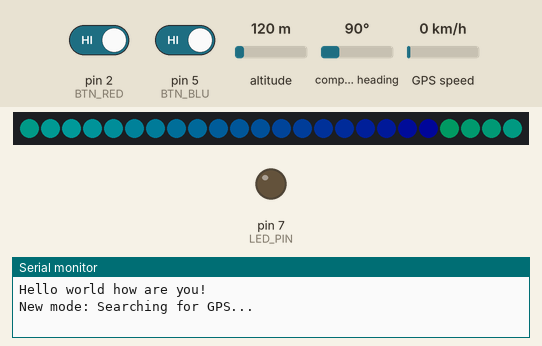
The program below on a simulated Arduino Nano, built with avr-gcc and run on an emulated ATmega328P. Parts: 24 RGB LEDs in strip order, left to right, output pins drawn as LEDs (lit = HIGH), the last lines printed to the serial monitor. The test bench sets the inputs (shaded band); at power-on: pin 2 (BTN_RED) HIGH, pin 5 (BTN_BLU) HIGH, altitude 120 m, compass heading 90°, GPS speed 0 km/h. Dim RGB values are drawn brighter than linear; the GPS gets a fix after 3 s at 37.7749, -122.4194 with 8 satellites.

Above: at 2.66 s.
2.7 s: pin 2 (BTN_RED) driven LOW and pin 5 (BTN_BLU) driven LOW
At 3.06 s:
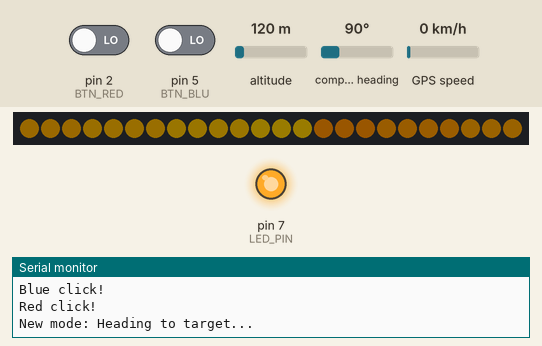
4.4 s: pin 2 (BTN_RED) driven HIGH
5.9 s: pin 2 (BTN_RED) driven LOW
At 8.5 s:
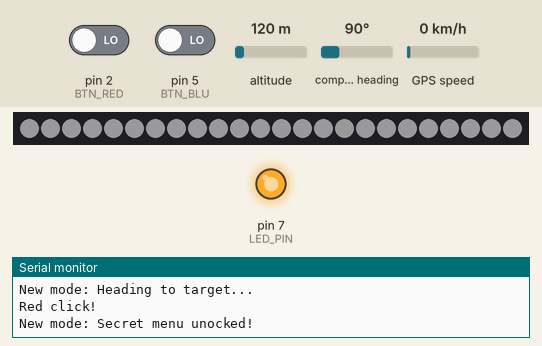
9.4 s: pin 2 (BTN_RED) driven HIGH and pin 5 (BTN_BLU) driven HIGH
At 11.1 s:
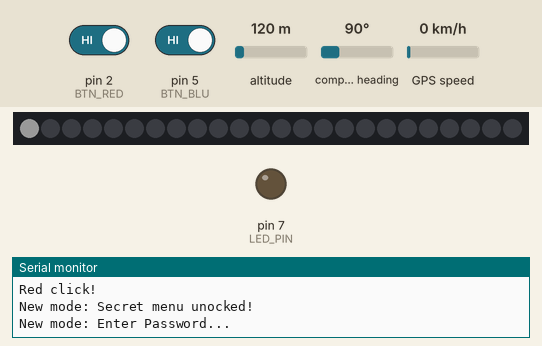
Timing chart, 0 to 12.6 s (numbered marks = the images above; inputs shaded):
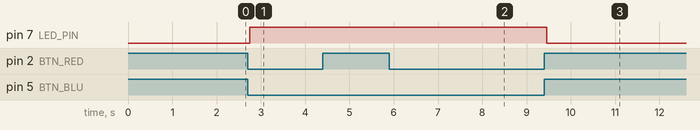

Measured:
- after the input at 2.7 s, pin 7 (LED_PIN): LOW → HIGH after 0.05 s
- after the input at 5.9 s, the LEDs: first differ from a run without the input after 2.1 s (image 2)
- after the input at 9.4 s, pin 7 (LED_PIN): HIGH → LOW after 0.05 s; the LEDs: first change after 0.06 s (image 3 shows a later state)

The program:

main.cpp
```cpp
// main.cpp
#include <Arduino.h>
#include <Wire.h>
#include <LSM303.h>
#include <TinyGPSPlus.h>
#include <Adafruit_NeoPixel.h>
#include <SoftwareSerial.h>
#ifdef __AVR__
  #include <avr/power.h>
#endif

// pin definitions
#define BTN_RED 2
#define BTN_BLU 5
#define GPS_RX 4
#define GPS_TX 3
#define LOW_BAT 22;
const int LED_PIN=7;

// constants
#define BAUD_RATE 9600
#define MAX_DISTANCE 600        // in meters (fix me)
#define PASSWORD_DELAY 2000
#define PASSWORD_TIMER ((uint32_t)12000)


// breakout files & handlers
#include "Button.h"
#include "CompassHandler.h"
#include "NeoPixelManager.h"
#include "GPS_Coordinates.h"
#include "GPS_Handler.h"
#include "constants.h"

// sensors & devices
Button redButton(BTN_RED);
Button blueButton(BTN_BLU);
CompassHandler compass;
NeoPixelManager pixels;
GPSHandler gps(GPS_RX, GPS_TX);

// modes
#define MODE_SEARCHING_FOR_GPS 0
#define MODE_HAS_VALID_GPS 1
#define MODE_ENTER_PASSWORD 2
#define MODE_SECRET_MENU 3

#define PASS_CHAR_SIZE 3
#define NULL_VAL 255

uint8_t mode = NULL_VAL; // impossible value, no mode entered
uint8_t prevMode=0;
uint8_t target=NULL_VAL; // impossible value, no target entered
long lastRedPress=0;
long lastBluePress=0;
uint32_t userPass[NUMPIXELS] = {0};
bool userPassBools[NUMPIXELS/3]={false};
uint8_t userPassIndex=0;
uint8_t userPassTimer=0;

void navigateToNorth() {
  if (pixels.isPlaying()) return;
  float north = compass.getNorth();
  int distance = 25;
  pixels.drawLine(RED, north, distance);
}

unsigned long lastPrintTime = 0;  // Variable to keep track of last print time

void navigateToTarget(int seconds=0) {
  if (pixels.isPlaying()) return;

  unsigned long currentTime = millis();
  float north = compass.getNorth();
  float heading = gps.getDirection(locations[target]);
  double distanceBetween = gps.getDistance(locations[target]);
  int distancePercent = constrain(map(static_cast<int>(distanceBetween), 0, MAX_DISTANCE, 100, 0), 0, 100);

  float course = north + heading;
  if (course < 0) course += 360.0;

  // Check if a second has passed
  if (currentTime - lastPrintTime >= 1000) {
    Serial.print("Course: "); Serial.print(course); Serial.print(" | ");
    Serial.print("North: "); Serial.print(north); Serial.print(" | ");
    Serial.print("Heading: "); Serial.println(heading);

    lastPrintTime = currentTime;  // Update last print time
  }

  pixels.drawLine(locations[target].color, course, distancePercent);
}

void updateMode(int newMode) {
  String modeName;
  prevMode=mode;
  mode=newMode;
  switch (mode) {
    case MODE_ENTER_PASSWORD: {
      modeName="Enter Password...";
      pixels.startTimer(PASSWORD_TIMER);
      break;
    }
    case MODE_SEARCHING_FOR_GPS: {
      modeName="Searching for GPS...";

      break;
    }
    case MODE_HAS_VALID_GPS: {
      modeName="Heading to target...";
      pixels.interrupt(ANIM_RAINBOW);
      break;
    }
    case MODE_SECRET_MENU: {
      modeName="Secret menu unocked!";
      pixels.interrupt();
      pixels.fill(WHITE);
    }
    default: break;
  }
  Serial.print("New mode: ");
  Serial.println(modeName);

}

void checkPassword() {
  bool matchFound=false;
  // For each GPS_Coordinate in locations, checkPassword with userPassBools
  for (int i = 0; i < MAX_TARGETS; ++i) {
      if (locations[i].checkPassword(userPassBools)) {
          target = i;  // Update target to the index of the matching coordinate
          pixels.start(ANIM_WIPE, locations[target].color);
          matchFound=true;
          break;  // Exit the loop once a match is found
      }
  }

  if (!matchFound) pixels.start(ANIM_WIPE, BLACK);
  for (int i = 0; i < NUMPIXELS; ++i) {
    userPass[i] = 0x000000;  // Set each element to black
  }
  userPassIndex=0;
  userPassTimer=0;
  updateMode(gps.isValid() ? MODE_HAS_VALID_GPS : MODE_SEARCHING_FOR_GPS);
}

void inputPassword(uint32_t col) {
  uint8_t first = PASS_CHAR_SIZE*userPassIndex;
  for (uint8_t i=first+1;i<first+3;i++) { // skip the last pixel
    userPass[i]=col;

  }
  userPassBools[userPassIndex]=col==RED?R:B;
  userPassIndex++;
  if (userPassIndex*PASS_CHAR_SIZE>NUMPIXELS-1) checkPassword();
}
// Define callback functions
void onRedButtonClick() {

    if (blueButton.isClicked()) digitalWrite(LED_PIN, HIGH);
        Serial.println("Red click!");
    switch (mode) {
      case MODE_ENTER_PASSWORD: {
        inputPassword(RED);
        break;
      }
      case MODE_SEARCHING_FOR_GPS: {
        break;
      }
      case MODE_HAS_VALID_GPS: {
        break;
      }
      default: break;
    }
}

void onBlueButtonClick() {
    if (redButton.isClicked()) digitalWrite(LED_PIN, HIGH);
    Serial.println("Blue click!");
    switch (mode) {
      case MODE_ENTER_PASSWORD: {
        inputPassword(BLUE);
        break;
      }
      case MODE_SEARCHING_FOR_GPS:
      case MODE_HAS_VALID_GPS: {
        break;
      }
      default: break;
    }
}

void onRedButtonRelease(unsigned long pressDuration) {
  lastRedPress=pressDuration;
  if (!blueButton.isClicked()) {
    digitalWrite(LED_PIN, LOW);
    if (mode==MODE_SECRET_MENU) updateMode(MODE_ENTER_PASSWORD);
  }

}

void onBlueButtonRelease(unsigned long pressDuration) {
  lastBluePress=pressDuration;
  if (!redButton.isClicked()) {
    digitalWrite(LED_PIN, LOW);
    if (mode==MODE_SECRET_MENU) updateMode(MODE_ENTER_PASSWORD);
  }
}

void setup(void) {
  pinMode(LED_PIN, OUTPUT);
  Serial.begin(BAUD_RATE);
  Serial.println("Hello world how are you!");
  redButton.begin();
    redButton.onClick(onRedButtonClick);
    redButton.onRelease(onRedButtonRelease);
  blueButton.begin();
    blueButton.onClick(onBlueButtonClick);
    blueButton.onRelease(onBlueButtonRelease);
  compass.begin();
  pixels.begin();
  gps.begin();
  updateMode(MODE_SEARCHING_FOR_GPS);
}


void loop(void) {
  gps.update();
  //gps.debug();
  blueButton.update();
  redButton.update();
  pixels.update();

  // if buttons are pressed for more than 2 seconds together enter password mode.
  if (mode!=MODE_SECRET_MENU && redButton.getPressDuration() > PASSWORD_DELAY && blueButton.getPressDuration() > PASSWORD_DELAY) {
    updateMode(MODE_SECRET_MENU);
  }
  switch (mode) {
    case MODE_SEARCHING_FOR_GPS:  // if GPS is found, go to valid gps mode.
      if (gps.isValid()) {
          updateMode(MODE_HAS_VALID_GPS);
      } else {
        if (!pixels.isPlaying()) pixels.start(ANIM_RAINBOW, BLACK, 2); // night mode
      }
      break;
    case MODE_HAS_VALID_GPS: // navigate while in GPS mode, or go to searching mode if GPS lost
      if (gps.isValid()) {
        if (target==NULL_VAL && !pixels.isPlaying()) {
          pixels.start(ANIM_RAINBOW, BLACK, 1);  // day mode
        } else {
          if (!pixels.isPlaying()) navigateToTarget();
        }
      } else {
        updateMode(MODE_SEARCHING_FOR_GPS);
      }
      break;
    case MODE_ENTER_PASSWORD: { // show entered password and timer
        pixels.setStrip(userPass);
        if (!pixels.isPlaying()) updateMode(gps.isValid() ? MODE_HAS_VALID_GPS : MODE_SEARCHING_FOR_GPS);
      };
      break;
    default:
      break;
    }
  }
```

Button.cpp
```cpp
#include "Button.h"

Button::Button(int pin) : pin(pin) {}

void Button::begin() {
    pinMode(pin, INPUT_PULLUP);
}

void Button::update() {
    handleButtonPress();
}

bool Button::isClicked() {
    return buttonState; // Active-low button: return true when pressed
}

unsigned long Button::getPressDuration() {
    if (buttonState) {
        return millis() - pressStartTime; // If button is still pressed, calculate duration
    } else {
        return 0; // If button is released, return 0
    }
}

void Button::onClick(void (*callback)()) {
    clickCallback = callback;
}

void Button::onRelease(void (*callback)(unsigned long)) {
    releaseCallback = callback;
}

void Button::handleButtonPress() {
    bool reading = digitalRead(pin) == LOW; // Assuming button is active-low

    if (reading != lastButtonState) {
        lastDebounceTime = millis();
    }

    if ((millis() - lastDebounceTime) > debounceDelay) {
        if (reading != buttonState) {
            buttonState = reading;

            if (buttonState == HIGH) { // Button just pressed down
                pressStartTime = millis(); // Record the time when button is pressed
                if (clickCallback != nullptr) {
                    clickCallback(); // Call the click callback when button is pressed down
                }
            } else if (buttonState == LOW) { // Button just released
                pressDuration = millis() - pressStartTime; // Calculate and store the duration
                if (releaseCallback != nullptr) {
                    releaseCallback(pressDuration); // Call the release callback with the press duration
                }
            }
        }
    }

    lastButtonState = reading;
}
```

Button.h
```cpp
#ifndef BUTTON_H
#define BUTTON_H

#include <Arduino.h>

class Button {
public:
    Button(int pin);

    void begin();
    void update();
    bool isClicked();
    unsigned long getPressDuration(); // Get the duration the button was pressed

    // Callback functions
    void onClick(void (*callback)());
    void onRelease(void (*callback)(unsigned long pressDuration)); // Callback when button is released

private:
    int pin;
    unsigned long lastDebounceTime = 0;
    const unsigned long debounceDelay = 50; // debounce delay in milliseconds

    bool buttonState = false;
    bool lastButtonState = false;
    unsigned long pressStartTime = 0; // Time when button is first pressed
    unsigned long pressDuration = 0; // Duration of button press
    void (*clickCallback)() = nullptr;
    void (*releaseCallback)(unsigned long) = nullptr; // Callback for button release

    void handleButtonPress();
};

#endif
```

CompassHandler.cpp
```cpp
#include "CompassHandler.h"

CompassHandler::CompassHandler() {}

void CompassHandler::begin() {
  lsm.init();  // initialize LSM303
  lsm.enableDefault();
  // lsm.m_min = (LSM303::vector<int16_t>){-608, -544, -495};  // get values using this: https://github.com/pololu/lsm303-arduino/tree/master/examples/Calibrate
  // lsm.m_max = (LSM303::vector<int16_t>){+369, +478, +418};
}

float CompassHandler::getNorth() {
    lsm.read();
    float rawHeading = lsm.heading();
    float reversedHeading = -rawHeading + 100.0;  // compass constant offset (offset for mounting reversed & position)
    while (reversedHeading >  360.0) reversedHeading -= 360.0;
    while (reversedHeading <    0.0) reversedHeading += 360.0;    // reversedHeading +=180;
    // heading = alpha * rawHeading + (1 - alpha) * heading;
    // int north = static_cast<int>(rawHeading);
    // Serial.print("N:");
    // Serial.print(reversedHeading);
    return reversedHeading;
}
```

CompassHandler.h
```cpp
#ifndef COMPASSHANDLER_H
#define COMPASSHANDLER_H

#include <Arduino.h>
#include <LSM303.h>

class CompassHandler {
public:
    CompassHandler();

    void begin();
    float getNorth(); // Returns the angle in degrees

private:
    LSM303 lsm;
    float alpha = 0.2; // Smoothing factor
    float heading = 0; // Smoothed heading value
    int north;
};

#endif
```

GPS_Coordinates.cpp
```cpp
#include "GPS_Coordinates.h"
#include "constants.h" // Include the header for color definitions

// Constructor Implementation
GPS_Coordinate::GPS_Coordinate(double lat, double lon, uint32_t col, const bool p[8])
    : latitude(lat), longitude(lon), color(col) {
    for (int i = 0; i < 8; i++) {
        pass[i] = p[i];  // Assign each element of the pass array individually
    }
}

// Implementation of checkPassword function
bool GPS_Coordinate::checkPassword(const bool inputPass[8]) {
    for (int i = 0; i < 8; i++) {
        if (pass[i] != inputPass[i]) {
            return false;  // Return false if any element doesn't match
        }
    }
    return true;  // Return true if all elements match
}

// case code: longshirt 60 | socks 25 | beanie 40
// Pre-defined pass arrays for each GPS coordinate
const bool pass1[8] = {B,R,R,B,R,R,B,B};    // GRF | 0110 1100 42 (Ikea instructions)
const bool pass2[8] = {B,B,B,R,R,B,R,R};    // ECC | 0001 1011 Sudoku
const bool pass3[8] = {R,B,R,B,B,R,R,B};    // BDB | 1010 0110 bracelets
const bool pass4[8] = {B,R,B,B,R,R,R,B};    // UNC | 0100 1110 Playing cards
const bool pass5[8] = {R,B,B,R,B,B,B,R};    // BDB | 1001 0001 (145 beersstyh)
const bool pass6[8] = {R,R,B,B,B,R,B,R};    // TIE | 1100 0101 Whatever, written on paper

// External array of GPS coordinates with unique passes
GPS_Coordinate locations[] = {
    // GPS_Coordinate(-33.91967783735073, 151.10577383255026,ORANGE, pass1), // home
    // GPS_Coordinate(-33.91910629885007, 151.11030656025792,PINK, pass2) // home


    GPS_Coordinate(-33.899100160454374, 151.1722720627143, PINK, pass1), // Enmore country club (Robot 42)
    GPS_Coordinate(-33.89890773439434, 151.17461249964893, CYAN, pass2), // Baby Dragon
    GPS_Coordinate(-33.89847583639927, 151.17796925863925, ORANGE, pass3), // UNCANNY
    GPS_Coordinate(-33.89963476094663, 151.17783206371465, YELLOW, pass4), // Buddy’s bar
    GPS_Coordinate(-33.89910338747424, 151.18257015797354, GREEN, pass5), // The Imperial Erskineville
    GPS_Coordinate(-33.89696766650776, 151.17969929266317, MAGENTA, pass6) // Pleasure Club
};

const uint8_t MAX_TARGETS=sizeof(locations) / sizeof(locations[0]);
```

GPS_Coordinates.h
```cpp
#ifndef GPS_COORDINATES_H
#define GPS_COORDINATES_H

#include <stdint.h> // For uint32_t

// Define the GPS_Coordinate class
class GPS_Coordinate {
public:
    double latitude;
    double longitude;
    uint32_t color;
    bool pass[8];  // Array to hold 8 boolean values
    bool checkPassword(const bool pass[8]);

    // Constructor
    GPS_Coordinate(double lat, double lon, uint32_t col, const bool p[8]);
};

// External array of GPS coordinates
extern GPS_Coordinate locations[];

extern const uint8_t MAX_TARGETS;

#endif // GPS_COORDINATES_H
```

GPS_Handler.cpp
```cpp
#include "GPS_Handler.h"

GPSHandler::GPSHandler(uint8_t rxPin, uint8_t txPin)
    : gpsSerial(rxPin, txPin) {
}

void GPSHandler::begin() {
    gpsSerial.begin(9600); // GPS module typically operates at 9600 baud rate
}

void GPSHandler::update() {
    while (gpsSerial.available() > 0) {
        gps.encode(gpsSerial.read());
    }
}

double GPSHandler::getDirection(GPS_Coordinate target) {
    return gps.courseTo(gps.location.lat(), gps.location.lng(), target.latitude, target.longitude);
}

// distance to target in meters
double GPSHandler::getDistance(GPS_Coordinate target) {
    return gps.distanceBetween(gps.location.lat(), gps.location.lng(), target.latitude, target.longitude);
}


bool GPSHandler::isValid() {
    return gps.location.isValid();
}

void GPSHandler::debug() {
    static int lastSatellites = -1; // Initialize with an impossible value to ensure the first print
    static String lastStatus = "";
    static int lastFailed = -1;

    int satellites = gps.satellites.value();
    String status = gps.location.isValid() ? "GPS Fix acquired" : "No GPS Fix";
    int failed = gps.failedChecksum();

    // Check if any value has changed
    if (satellites != lastSatellites || status != lastStatus || failed != lastFailed) {
        String debugLine =  status + ", Satellites: " + String(satellites) + ", Failed checksums: " + String(failed) + ", Passed: "+String(gps.passedChecksum());
        Serial.println(debugLine);

        // Update the stored values to the current ones
        lastSatellites = satellites;
        lastStatus = status;
        lastFailed = failed;
    }
}
```

GPS_Handler.h
```cpp
#ifndef GPS_HANDLER_H
#define GPS_HANDLER_H

#include <TinyGPSPlus.h>
#include <SoftwareSerial.h>
#include <GPS_Coordinates.h>

class GPSHandler {
public:
    GPSHandler(uint8_t rxPin, uint8_t txPin);
    void begin();
    void update();
    double getDirection(GPS_Coordinate target);
    double getDistance(GPS_Coordinate target);
    bool isValid();
    void debug();

private:
    SoftwareSerial gpsSerial;
    TinyGPSPlus gps;
};

#endif
```

NeoPixelManager.h
```cpp
// neopixelmanager.h
#ifndef NEOPIXELMANAGER_H
#define NEOPIXELMANAGER_H

#include <Adafruit_NeoPixel.h>
#include <Arduino.h>
#include "constants.h"

class NeoPixelManager {
public:
    NeoPixelManager();
    void begin();
    bool update();
    void setPixel(uint32_t col, uint8_t index);
    void setStrip(const uint32_t newState[NUMPIXELS]);
    void drawLine(uint32_t col, float angle, uint8_t percent, bool centered=true);
    void clear();
    void fill(uint32_t col);
    bool isPlaying();

    // Animation functions
    void start(uint8_t type, uint32_t col=0x000000, uint8_t sty=0); // Starts the wipe animation
    void startTimer(uint32_t dur);
    void interrupt(uint8_t type=ANIM_NONE); // Interrupt any animation (or a specific type)

private:
    Adafruit_NeoPixel strip;
    uint32_t lastUpdateTime;
    uint32_t state[NUMPIXELS];
    uint32_t oldState[NUMPIXELS];

    // Animation state variables
    uint8_t playing;
    uint8_t step;
    uint32_t color;
    uint32_t started;
    uint32_t endsAt;
    uint8_t style;

    // Private animation update functions
    void updateWipe();
    void updateRainbowPinwheel();
    void updateTimer();
};

#endif // NEOPIXELMANAGER_H
```

constants.cpp
```cpp
#include "constants.h"

// Color definitions
const uint32_t RED = 0xFF0000;       // Red color
const uint32_t GREEN = 0x00FF00;     // Green color
const uint32_t BLUE = 0x0000FF;      // Blue color
const uint32_t WHITE = 0xFFFFFF;     // White color
const uint32_t BLACK = 0x000000;     // Black color
const uint32_t CYAN = 0x00FFFF;      // Cyan color
const uint32_t MAGENTA = 0xFF00FF;   // Magenta color
const uint32_t YELLOW = 0xFFFF14;    // Yellow color
const uint32_t ORANGE = 0xFF4000;    // Orange color
const uint32_t PURPLE = 0x4000FF;    // Purple color
const uint32_t TEAL = 0x004040;      // Teal color
const uint32_t PINK = 0xFF0040;      // Pink color
```

Source omitted: NeoPixelManager.cpp (5774 bytes), constants.h (945 bytes)
